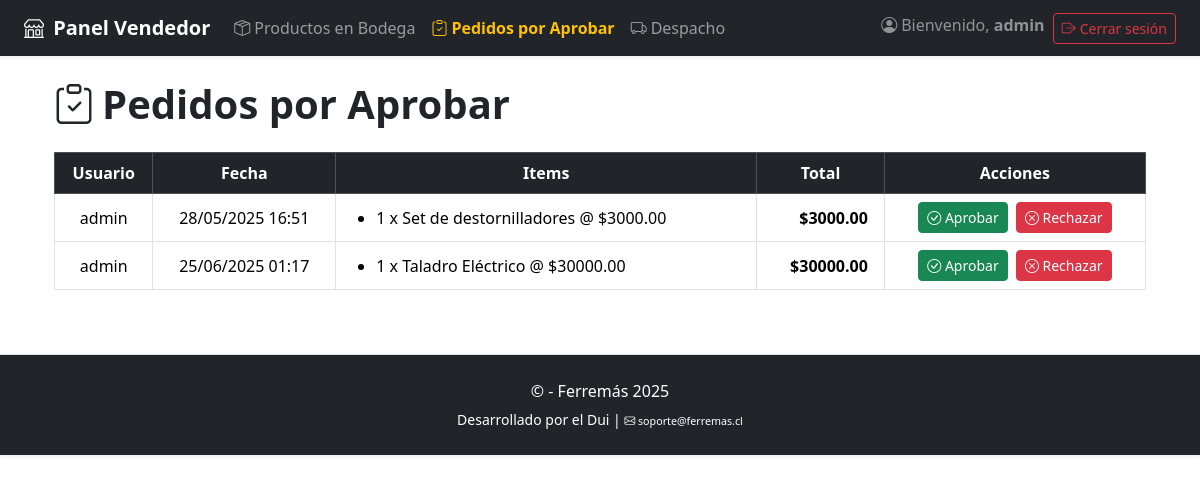
Page /vendedorapp/pedidos/ (signed in) on the committed database.
### tienda/models.py (models this page shows, shortened)
class Pedido(models.Model):
    ESTADOS = [
        ('pendiente', 'Pendiente'),
        ('aprobado', 'Aprobado'),
        ('rechazado', 'Rechazado'),
        ('en_preparacion', 'En preparación'),
        ('enviado', 'Enviado'),
        ('en_tienda', 'En tienda'),
        ('entregado', 'Entregado'),
        ('finalizado', 'Finalizado'),
    ]
    usuario = models.ForeignKey(User, on_delete=models.SET_NULL, null=True, blank=True)
    fecha_creacion = models.DateTimeField(auto_now_add=True)
    estado = models.CharField(max_length=20, choices=ESTADOS, default='pendiente')
    datos_compra = models.OneToOneField('DatosCompra', on_delete=models.CASCADE, null=True, blank=True)
    def total(self):
        return sum(item.cantidad * item.precio_unitario for item in self.items.all())

class ItemPedido(models.Model):
    pedido = models.ForeignKey(Pedido, on_delete=models.CASCADE, related_name='items')
    producto = models.ForeignKey(Producto, on_delete=models.PROTECT)
    cantidad = models.PositiveIntegerField()
    precio_unitario = models.DecimalField(max_digits=10, decimal_places=2)  # Precio al momento de compra

class Producto(models.Model):
    CATEGORIAS = [
        ('herramientas', 'Herramientas'),
        ('herramientas_electricas', 'Herramientas Eléctricas'),
        ('herramientas_manuales', 'Herramientas Manuales'),
        ('materiales', 'Materiales'),
        ('accesorios', 'Accesorios'),
        ('pinturas', 'Pinturas'),
        ('electricidad', 'Electricidad'),
        ('inalambricas', 'Inalámbricas'),
        ('medicion', 'Medición'),
    ]
    nombre = models.CharField(max_length=255)
    descripcion = models.TextField()
    categoria = models.CharField(max_length=100, choices=CATEGORIAS)
    stock = models.IntegerField()
    imagen = models.ImageField(upload_to='static/productos/')
    activo = models.BooleanField(default=True)

### vendedorapp/views.py (the view)
# urls.py: path('pedidos/', views.pedidos_por_aprobar, name='pedidos_por_aprobar'),
@login_required
@user_passes_test(es_vendedor)
def pedidos_por_aprobar(request):
    pedidos = Pedido.objects.filter(estado='pendiente')  # O el estado que uses
    return render(request, 'vendedorapp/pedidos_por_aprobar.html', {'pedidos': pedidos})

### tienda/context_processors.py (called while the page is built, shortened)
def carrito_context(request):
    carrito = request.session.get('carrito', {})
    items = []
    total = 0
    return {
        'carrito_items': items,
        'carrito_total': total
    }

### vendedorapp/templates/vendedorapp/pedidos_por_aprobar.html (shortened to what this page needs)
{% extends 'base_vendedor.html' %}
{% block content %}
<div class="container">
    <h1 class="mb-4 fw-bold"><i class="bi bi-clipboard-check me-2"></i>Pedidos por Aprobar</h1>
    <div class="table-responsive">
        <table class="table table-bordered align-middle">
            <thead class="table-dark text-center">
                <tr>
                    <th>Usuario</th>
                    <th>Fecha</th>
                    <th>Items</th>
                    <th>Total</th>
                    <th>Acciones</th>
                </tr>
            </thead>
            <tbody>
                {% for pedido in pedidos %}
                <tr>
                    <td class="text-center">{{ pedido.usuario.username }}</td>
                    <td class="text-center">{{ pedido.fecha_creacion|date:"d/m/Y H:i" }}</td>
                    <td>
                        <ul class="mb-0">
                            {% for item in pedido.items.all %}
                                <li>{{ item.cantidad }} x {{ item.producto.nombre }} @ ${{ item.precio_unitario }}</li>
                            {% endfor %}
                        </ul>
                    </td>
                    <td class="text-end fw-bold text-center">${{ pedido.total|floatformat:2 }}</td>
                    <td class="text-center">
                        <a href="{% url 'aprobar_pedido' pedido.id %}" class="btn btn-success btn-sm me-1">
                            <i class="bi bi-check-circle"></i> Aprobar
                        </a>
                        <a href="{% url 'rechazar_pedido' pedido.id %}" class="btn btn-danger btn-sm">
                            <i class="bi bi-x-circle"></i> Rechazar
                        </a>
                    </td>
                </tr>
                {% empty %}
                <tr><td colspan="5" class="text-muted text-center">No hay pedidos pendientes.</td></tr>
                {% endfor %}
            </tbody>
        </table>
    </div>
</div>
{% endblock %}

### vendedorapp/templates/base_vendedor.html (shortened to what this page needs)
{% load static %}
<!DOCTYPE html>
<html lang="es">
<head>
    <link rel="stylesheet" href="https://cdn.jsdelivr.net/npm/bootstrap@5.3.2/dist/css/bootstrap.min.css">
    <link rel="stylesheet" href="https://cdn.jsdelivr.net/npm/bootstrap-icons@1.10.5/font/bootstrap-icons.css">
    <link rel="stylesheet" href="{% static 'css/style_vendedor.css' %}">
</head>
<body>
<nav class="navbar navbar-expand-lg navbar-dark bg-dark px-4 mb-4 shadow-sm">
    <a class="navbar-brand fw-bold" href="{% url 'home' %}">
        <i class="bi bi-shop me-1"></i> Panel Vendedor
    </a>
    <div class="collapse navbar-collapse">
        <ul class="navbar-nav me-auto">
            <li class="nav-item">
                <a class="nav-link {% if request.resolver_match.url_name == 'productos_bodega' %}active fw-bold text-warning{% endif %}"
                    href="{% url 'productos_bodega' %}">
                    <i class="bi bi-box-seam me-1"></i>Productos en Bodega
                </a>
            </li>
            <li class="nav-item">
                <a class="nav-link {% if request.resolver_match.url_name == 'pedidos_por_aprobar' %}active fw-bold text-warning{% endif %}"
                    href="{% url 'pedidos_por_aprobar' %}">
                    <i class="bi bi-clipboard-check me-1"></i>Pedidos por Aprobar
                </a>
            </li>
            <li class="nav-item">
                <a class="nav-link {% if request.resolver_match.url_name == 'despacho' %}active fw-bold text-warning{% endif %}"
                    href="{% url 'despacho' %}">
                    <i class="bi bi-truck me-1"></i>Despacho
                </a>
            </li>
        </ul>
        <ul class="navbar-nav">
            {% if request.user.is_authenticated %}
                <li class="nav-item me-2">
                    <span class="navbar-text text-white-50">
                        <i class="bi bi-person-circle me-1"></i>Bienvenido, <strong>{{ request.user.username }}</strong>
                    </span>
                </li>
                <li class="nav-item">
                    <a href="{% url 'logout' %}" class="btn btn-sm btn-outline-danger">
                        <i class="bi bi-box-arrow-right me-1"></i>Cerrar sesión
                    </a>
                </li>
            {% endif %}
        </ul>
    </div>
</nav>
<main class="container mb-5">
    {% block content %}{% endblock %}
    </main>
<footer class="bg-dark text-white text-center py-4 mt-5 border-top shadow-sm">
    <div class="container">
        <p class="mb-1">&copy; {{ year }} - Ferremás 2025</p>
        <small>Desarrollado por el Dui | <small><small><i class="bi bi-envelope"></i> soporte@ferremas.cl</small>
</small>
    </div>
</footer>
</body>
</html>

### static/css/style_vendedor.css (style rules this page uses)
.text-end { text-align: right !important; }
.table td.text-end, .table th.text-end { padding-right: 1rem; }

### rows in the picture
Pedido: usuario.username "admin", fecha_creacion "28/05/2025 16:51", total "3000.00"
ItemPedido: cantidad "1", producto.nombre "Set de destornilladores", precio_unitario "3000.00"
Pedido: usuario.username "admin", fecha_creacion "25/06/2025 01:17", total "30000.00"
ItemPedido: cantidad "1", producto.nombre "Taladro Eléctrico", precio_unitario "30000.00"

### other values in the picture
{{ request.user.username }} "admin"
